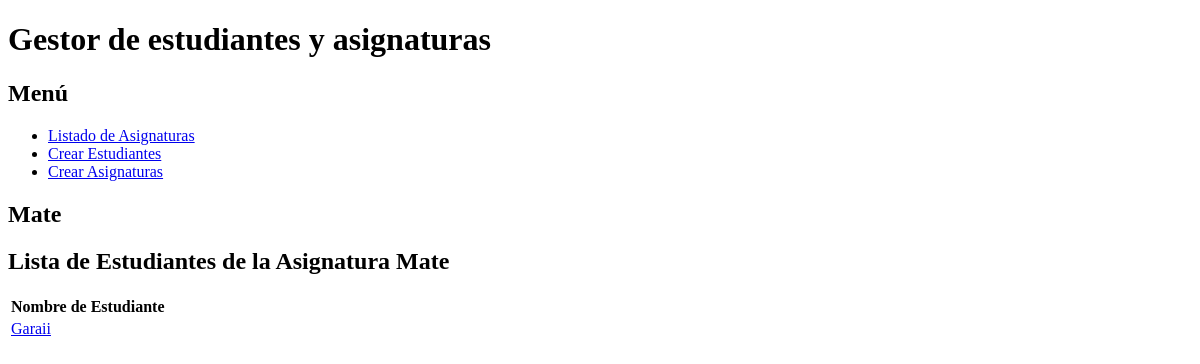
The page /appinstitutoDjango/asignatura/1/estudiantes/ on the database as committed earlier.
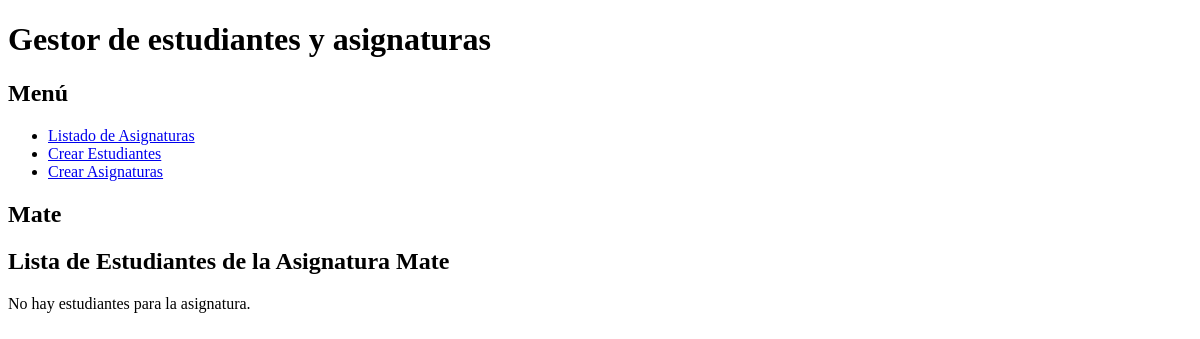
The same page on the database as committed later.
### appinstitutoDjango/models.py (models this page shows, shortened)
class Estudiante(models.Model):
    nombre = models.CharField(max_length=50)
    apellido = models.CharField(max_length=50)
    edad = models.IntegerField()
    DNI = models.CharField(max_length=50, primary_key=True)
    class Meta:
        verbose_name = 'Estudiante'
        verbose_name_plural = 'Estudiantes'
        ordering = ['DNI']

### appinstitutoDjango/views.py (the view)
# urls.py: path('asignatura/<int:pk>/estudiantes/', EstudiantesListView.as_view(), name='lista_estudiantes'),
class EstudiantesListView(ListView):
    model = Estudiante
    template_name = "appinstitutoDjango/lista_estudiantes.html"
    context_object_name = 'estudiantes'
    def get_queryset(self):
        asignatura = get_object_or_404(Asignatura, id=self.kwargs['pk'])
        return Estudiante.objects.filter(asignatura=asignatura)
    def get_context_data(self, **kwargs):
        context = super().get_context_data(**kwargs)
        asignatura = get_object_or_404(Asignatura, id=self.kwargs['pk'])
        context['asignatura'] = asignatura
        return context

### templates/appinstitutoDjango/lista_estudiantes.html (shortened to what this page needs)
{% extends 'base.html' %}
{% block contenido %}
    <h2>{{ asignatura.nombre }}</h2>
    <h2>Lista de Estudiantes de la Asignatura {{ asignatura.nombre }}</h2>
    {% if estudiantes %}
        <table>
            <tr>
                <th>Nombre de Estudiante</th>
            </tr>
            {% for estudiante in estudiantes %}
                <tr>
                    <td><a href="{% url 'detalle_estudiantes' estudiante.DNI %}">{{ estudiante.nombre }}</a></td>
                </tr>
            {% endfor %}
        </table>
    {% else %}
        <p>No hay estudiantes para la asignatura.</p>
    {% endif %}
{% endblock %}

Rows that differ between the two databases and show on the page:
removed Estudiante: nombre "Garaii"
Other text that changed with them:
text no longer shown: "Nombre de Estudiante"
text now shown: "No hay estudiantes para la asignatura."
